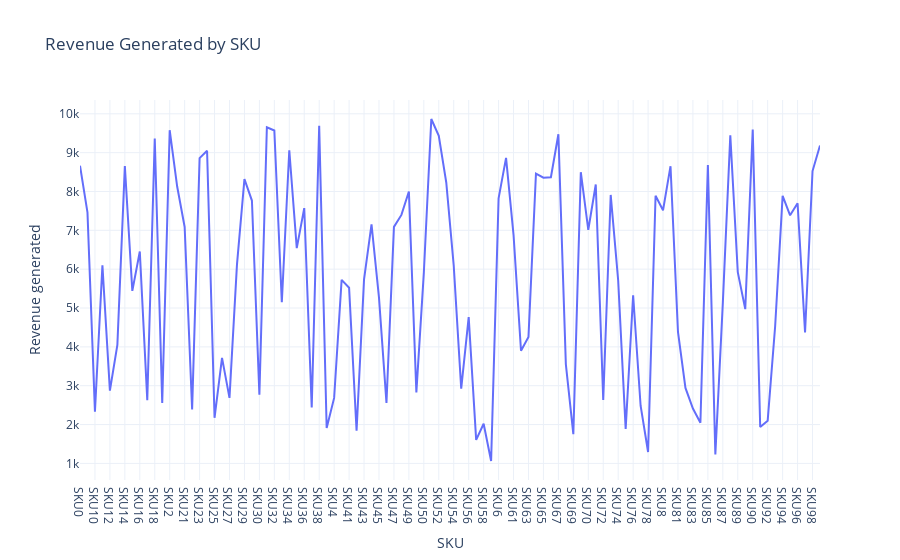

The code cell stored with this chart in its notebook:
### Code cell
revenue_chart = px.line(SKU_Revenue, x = 'SKU',
                        y = 'Revenue generated',
                        title = 'Revenue Generated by SKU')

revenue_chart.show()

### Figure 1 — Plotly figure (JSON) as saved in the notebook; plotly's stock layout.template omitted (floating-point values rounded to 4 significant figures)
{"data": [{"hovertemplate": "SKU=%{x}<br>Revenue generated=%{y}<extra></extra>", "legendgroup": "", "line": {"color": "#636efa", "dash": "solid"}, "marker": {"symbol": "circle"}, "mode": "lines", "name": "", "orientation": "v", "showlegend": false, "type": "scatter", "x": ["SKU0", "SKU1", "SKU10", "SKU11", "SKU12", "SKU13", "SKU14", "SKU15", "SKU16", "SKU17", "SKU18", "SKU19", "SKU2", "SKU20", "SKU21", "SKU22", "SKU23", "SKU24", "SKU25", "SKU26", "SKU27", "SKU28", "SKU29", "SKU3", "SKU30", "SKU31", "SKU32", "SKU33", "SKU34", "SKU35", "SKU36", "SKU37", "SKU38", "SKU39", "SKU4", "SKU40", "SKU41", "SKU42", "SKU43", "SKU44", "SKU45", "SKU46", "SKU47", "SKU48", "SKU49", "SKU5", "SKU50", "SKU51", "SKU52", "SKU53", "SKU54", "SKU55", "SKU56", "SKU57", "SKU58", "SKU59", "SKU6", "SKU60", "SKU61", "SKU62", "SKU63", "SKU64", "SKU65", "SKU66", "SKU67", "SKU68", "SKU69", "SKU7", "SKU70", "SKU71", "SKU72", "SKU73", "SKU74", "SKU75", "SKU76", "SKU77", "SKU78", "SKU79", "SKU8", "SKU80", "SKU81", "SKU82", "SKU83", "SKU84", "SKU85", "SKU86", "SKU87", "SKU88", "SKU89", "SKU9", "SKU90", "SKU91", "SKU92", "SKU93", "SKU94", "SKU95", "SKU96", "SKU97", "SKU98", "SKU99"], "xaxis": "x", "y": [8662, 7461.0, 2331.0, 6100.0, 2874.0, 4053.0, 8654.0, 5442.0, 6454.0, 2629.0, 9365.0, 2554.0, 9578.0, 8128.0, 7087.0, 2391.0, 8858.0, 9049.0, 2175.0, 3716.0, 2686.0, 6117.0, 8319.0, 7767.0, 2766.0, 9655.0, 9572.0, 5150, 9062.0, 6541.0, 7573.0, 2438.0, 9692.0, 1912.0, 2687.0, 5725.0, 5521.0, 1840.0, 5737.0, 7152.0, 5268.0, 2557.0, 7089.0, 7397.0, 8002.0, 2828.0, 5911.0, 9866.0, 9436.0, 8232.0, 6088.0, 2926.0, 4767.0, 1606.0, 2021.0, 1062.0, 7823.0, 8864.0, 6886.0, 3900.0, 4257.0, 8459.0, 8355.0, 8368.0, 9474.0, 3550.0, 1752.0, 8496.0, 7015.0, 8180.0, 2633.0, 7911.0, 5710.0, 1889.0, 5328.0, 2484.0, 1292.0, 7889.0, 7517.0, 8652.0, 4384.0, 2943.0, 2412.0, 2048.0, 8685.0, 1230.0, 5134.0, 9445.0, 5925.0, 4971.0, 9593.0, 1935.0, 2100.0, 4531.0, 7888.0, 7386.0, 7698.0, 4371.0, 8526.0, 9185.0], "yaxis": "y"}], "layout": {"autosize": true, "legend": {"tracegroupgap": 0}, "title": {"text": "Revenue Generated by SKU"}, "xaxis": {"anchor": "y", "autorange": true, "domain": [0, 1], "range": [0, 99], "title": {"text": "SKU"}, "type": "category"}, "yaxis": {"anchor": "x", "autorange": true, "domain": [0, 1], "range": [572.5, 10360.0], "title": {"text": "Revenue generated"}, "type": "linear"}}}
